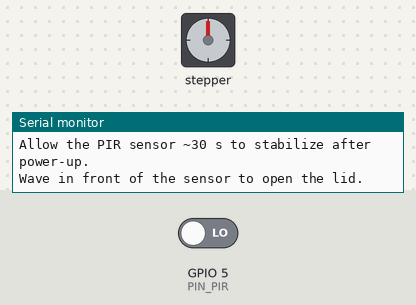
Bench run of a sketch on a simulated ESP32-S3. On the bench: stepper motor, the last lines printed to the serial monitor. Inputs (shaded band) come from the test bench; at power-on: GPIO 5 (PIN_PIR) LOW. Stepper angles assume 2048 steps per turn.

Above: at 1.2 s.
1.3 s: GPIO 5 (PIN_PIR) driven HIGH
At 1.76 s:
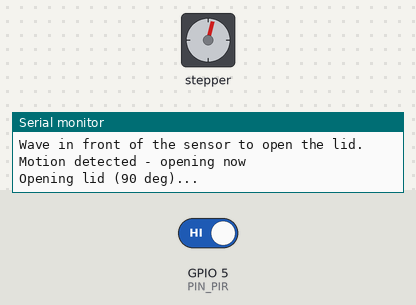
At 4.1 s:
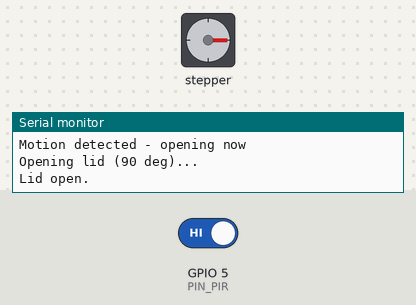
Timing chart, 0 to 5.6 s (numbered marks = the images above; inputs shaded):
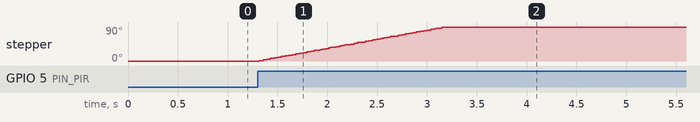

The sketch:

stage2_pir_lid.ino
```cpp
/*
 * Filename: stage2_pir_lid.ino
 * Authors: Shawn Yin and Franklin Fu
 * Date: August 21, 2026
 * Description: Stage 2 pairwise PASS — HC-SR501 on GPIO5 opens the lid 90 deg
 *              on a rising edge and closes it 10 s after the last PIR HIGH.
 *              GPIO4 is reserved for DHT11 and is not used as a PIR LED.
 *
 * Board: ESP32S3 Dev Module, Arduino-ESP32 3.3.10
 */

#include <Arduino.h>
#include <Stepper.h>
#include "pins.h"

Stepper lid(STEPS_PER_REV, STEPPER_LIBRARY_PIN1, STEPPER_LIBRARY_PIN2,
            STEPPER_LIBRARY_PIN3, STEPPER_LIBRARY_PIN4);

bool lidIsOpen = false;
uint32_t lastMotionMs = 0;

void openLid() {
  if (lidIsOpen) {
    return;
  }
  Serial.println("Opening lid (90 deg)...");
  lid.step(STEPS_90);
  lidIsOpen = true;
  Serial.println("Lid open.");
}

void closeLid() {
  if (!lidIsOpen) {
    return;
  }
  Serial.println("Closing lid (90 deg)...");
  lid.step(-STEPS_90);
  lidIsOpen = false;
  Serial.println("Lid closed.");
}

void setup() {
  Serial.begin(SERIAL_BAUD_RATE);

  pinMode(PIN_PIR, INPUT);
  lid.setSpeed(LID_SPEED_RPM);

  Serial.println("Stage 2: PIR + lid (GPIO4 LED removed).");
  Serial.println("Allow the PIR sensor ~30 s to stabilize after power-up.");
  Serial.println("Wave in front of the sensor to open the lid.");
}

void loop() {
  const uint32_t now = millis();
  const int motionState = digitalRead(PIN_PIR);

  if (motionState == HIGH) {
    lastMotionMs = now;
    if (!lidIsOpen) {
      Serial.println("Motion detected - opening now");
      openLid();
    }
  } else if (lidIsOpen && (now - lastMotionMs) >= PIR_HOLD_OPEN_MS) {
    Serial.println("No motion for 10 s - closing");
    closeLid();
  }
}
```

pins.h
```cpp
/*
 * Filename: pins.h
 * Authors: Shawn Yin and Franklin Fu
 * Date: August 21, 2026
 * Description: Unified ESP32-S3 GPIO map for the Smart Garbage Bin.
 *              Temperature/humidity is an ASAIR AM2320 on I2C (SDA 8, SCL 9),
 *              sharing the bus with the 1602 LCD. GPIO 4 and GPIO 10 are unused.
 */

#pragma once

#include <stdint.h>

constexpr uint32_t SERIAL_BAUD_RATE = 115200;

// AM2320 I2C temperature/humidity (the part is not a DHT11).
#define AM2320_ENABLED 1

// --- Sensors ---
constexpr uint8_t PIN_LDR = 1;        // analog lid-closure feedback
constexpr uint8_t PIN_PIR = 5;        // HC-SR501 digital output
constexpr uint32_t PIR_HOLD_OPEN_MS = 10000;  // close only after 10 s with no motion
constexpr uint8_t PIN_SR04_ECHO = 6;  // HC-SR04 echo (3.3 V or resistor divider)
constexpr uint8_t PIN_SR04_TRIG = 7;  // HC-SR04 trigger

// --- I2C: 1602 LCD + ASAIR AM2320 ---
constexpr uint8_t PIN_I2C_SDA = 8;
constexpr uint8_t PIN_I2C_SCL = 9;
constexpr uint8_t LCD_I2C_ADDRESS = 0x27;
constexpr uint8_t LCD_COLUMNS = 16;
constexpr uint8_t LCD_ROWS = 2;
constexpr uint8_t AM2320_I2C_ADDRESS = 0x5C;
// AM2320's absolute maximum is 100 kHz. Running at 50 kHz on purpose: the bus
// is shared, unshielded on a breadboard, and sits next to the stepper wiring.
// Slower edges tolerate the motor's switching noise much better, and the
// sensor is only read every 2 s so there is nothing to lose.
constexpr uint32_t I2C_CLOCK_HZ = 50000;

// --- Outputs ---
constexpr uint8_t PIN_BUZZER = 2;        // passive buzzer via LEDC
constexpr uint8_t PIN_STEPPER_IN1 = 15;  // ULN2003 IN1
constexpr uint8_t PIN_STEPPER_IN2 = 16;  // ULN2003 IN2
constexpr uint8_t PIN_STEPPER_IN3 = 17;  // ULN2003 IN3
constexpr uint8_t PIN_STEPPER_IN4 = 18;  // ULN2003 IN4

// --- Stepper (same coil order as stepper_90_test.ino) ---
constexpr int STEPS_PER_REV = 2048;
constexpr int STEPS_90 = STEPS_PER_REV / 4;  // 512
constexpr uint8_t LID_SPEED_RPM = 8;

// Arduino Stepper(steps, IN1, IN3, IN2, IN4) pin order.
constexpr uint8_t STEPPER_LIBRARY_PIN1 = PIN_STEPPER_IN1;
constexpr uint8_t STEPPER_LIBRARY_PIN2 = PIN_STEPPER_IN3;
constexpr uint8_t STEPPER_LIBRARY_PIN3 = PIN_STEPPER_IN2;
constexpr uint8_t STEPPER_LIBRARY_PIN4 = PIN_STEPPER_IN4;
```

Measured:
- after the input at 1.3 s, stepper: turns 90° clockwise in 1.8 s, starting at once
